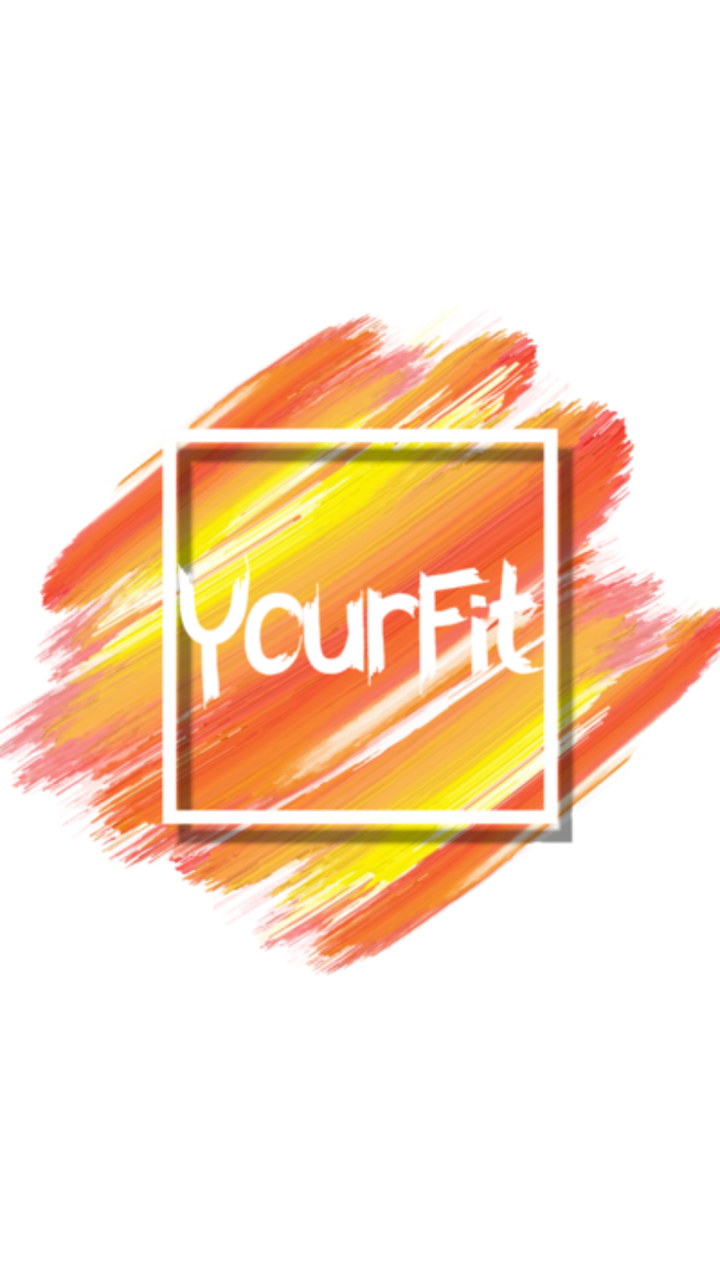
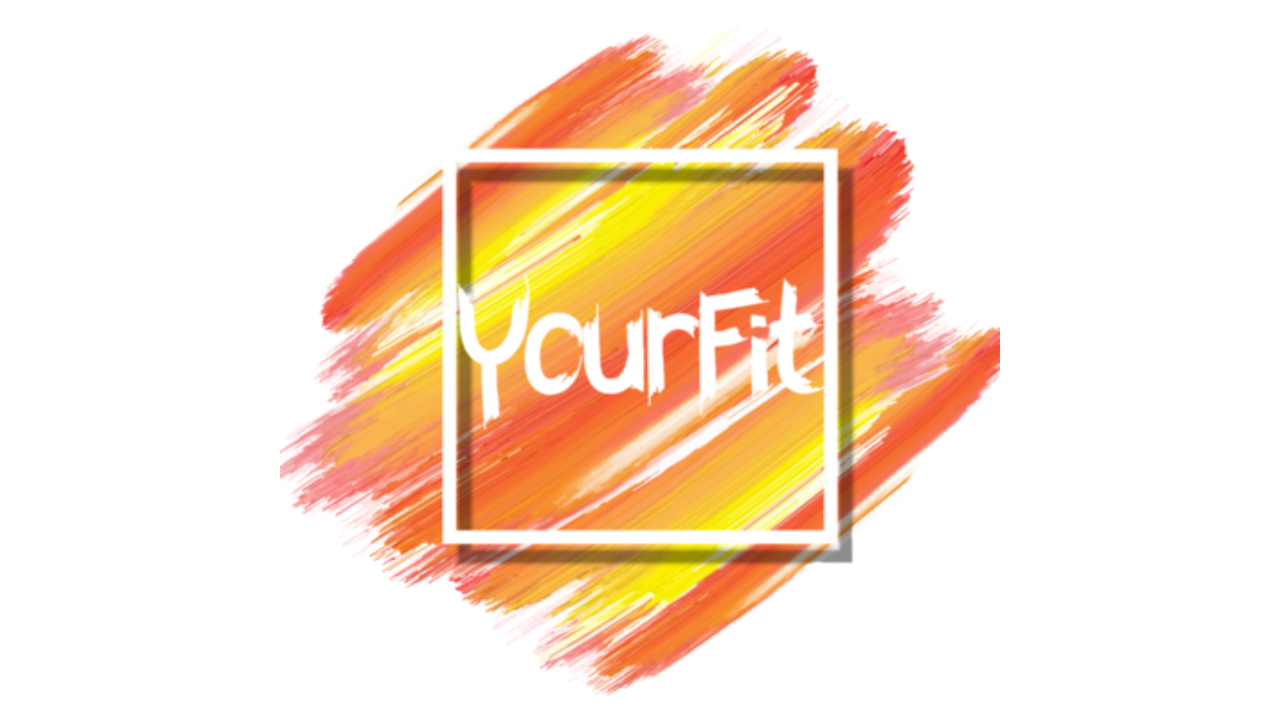

First picture: res/layout/ on a phone held upright. Second picture: the repository's own variant of that layout, on a device whose configuration matches the variant's folder. Source for both follows.
<!-- AndroidManifest.xml: application theme Theme.Coursework -->
<!-- res/layout/fragment_image.xml -->
<?xml version="1.0" encoding="utf-8"?>
<LinearLayout xmlns:android="http://schemas.android.com/apk/res/android"
    xmlns:app="http://schemas.android.com/apk/res-auto"
    android:layout_width="match_parent"
    android:layout_height="match_parent">

    <ImageView
        android:id="@+id/imageView"
        android:layout_width="wrap_content"
        android:layout_height="wrap_content"
        android:layout_gravity="center"
        app:srcCompat="@drawable/icon400" />

</LinearLayout>
<!-- resources referenced by this layout -->
<resources>
  <!-- drawable icon400: png bitmap (drawable, 223117 bytes) -->
  <style name="Theme.Coursework" parent="Theme.MaterialComponents.DayNight.DarkActionBar">
          
          <item name="colorPrimary">@color/buttonColor</item>
          <item name="colorPrimaryVariant">@color/textViewColor</item>
          <item name="colorOnPrimary">@color/white</item>
          
          <item name="colorSecondary">@color/hoverColor</item>
          <item name="colorSecondaryVariant">@color/buttonColor</item>
          <item name="colorOnSecondary">@color/black</item>
          
          <item name="android:statusBarColor" tools:targetApi="l">?attr/colorPrimaryVariant</item>
          
      </style>
  <color name="buttonColor">#ef8d50</color>
  <color name="textViewColor">#b96246</color>
  <color name="white">#FFFFFFFF</color>
  <color name="hoverColor">#efc684</color>
  <color name="black">#FF000000</color>
</resources>
<!-- res/layout-land/fragment_image.xml (the author's variant of the layout above) -->
<!-- drawn on the phone turned sideways -->
<?xml version="1.0" encoding="utf-8"?>
<LinearLayout xmlns:android="http://schemas.android.com/apk/res/android"
    xmlns:app="http://schemas.android.com/apk/res-auto"
    android:layout_width="match_parent"
    android:layout_height="match_parent"
    android:orientation="vertical">

    <ImageView
        android:id="@+id/imageView"
        android:layout_width="wrap_content"
        android:layout_height="wrap_content"
        android:layout_gravity="center"
        app:srcCompat="@drawable/icon400" />

</LinearLayout>
